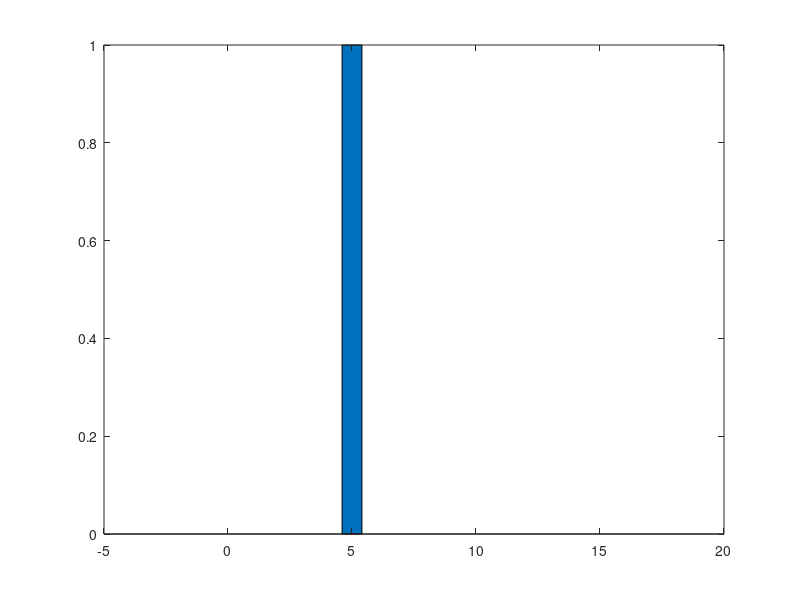

Recreate this plot in MATLAB.
n=input('Saisir la valeur du parametre n ');
p=input('Saisir la valeur du parametre p ');
mu=n/p;
sigma2=n*(1-p)/(p^2);
for k=1:400
    nbSucces=0;
    position=0;
    while(nbSucces<n)
        r=rand(1);
        if(r<p)
            nbSucces=nbSucces+1;
        end
        position=position+1;
    end
    A(k)=position;
end
[N,X]=hist(A,20);
bar(X,N./(400*(X(2)-X(1))))
hold on
interval=min(A):.1:max(A);
y=exp(-((interval-mu).^2)./(2*sigma2))./(sqrt(sigma2*2*pi));
plot(interval,y,'r')
